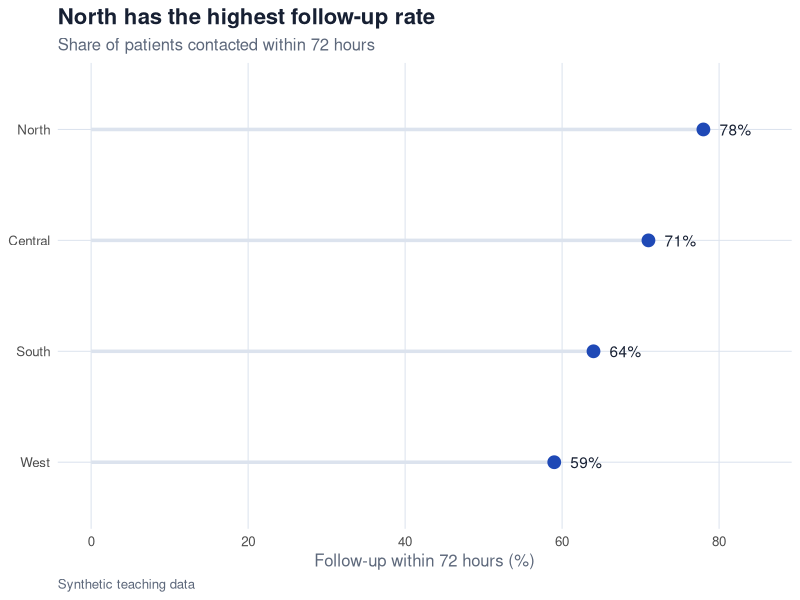
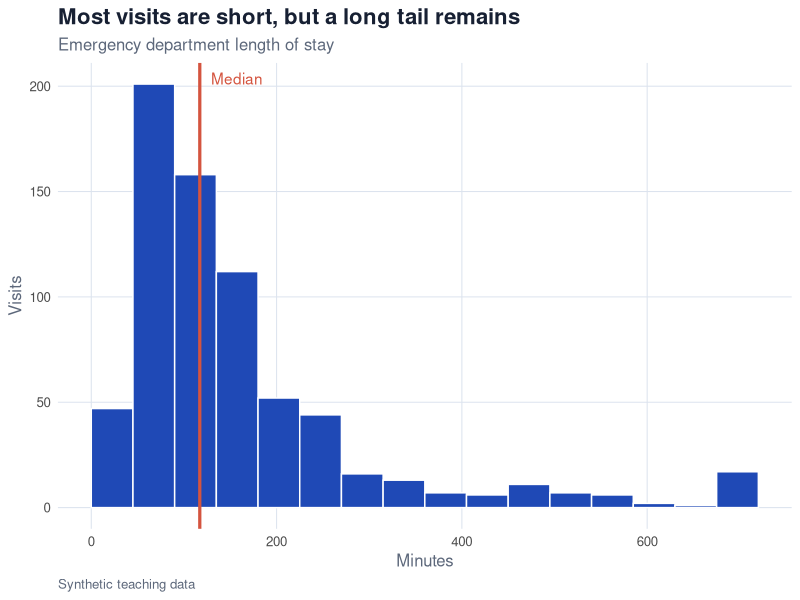
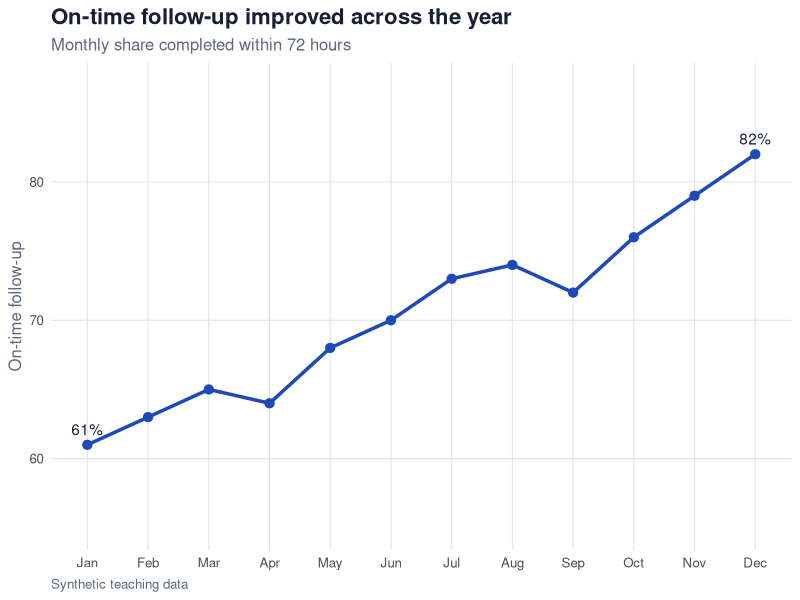
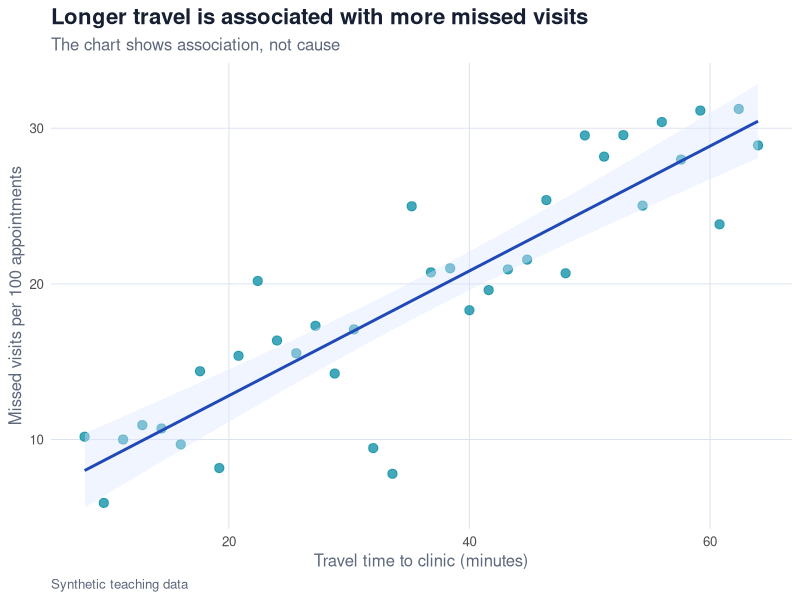
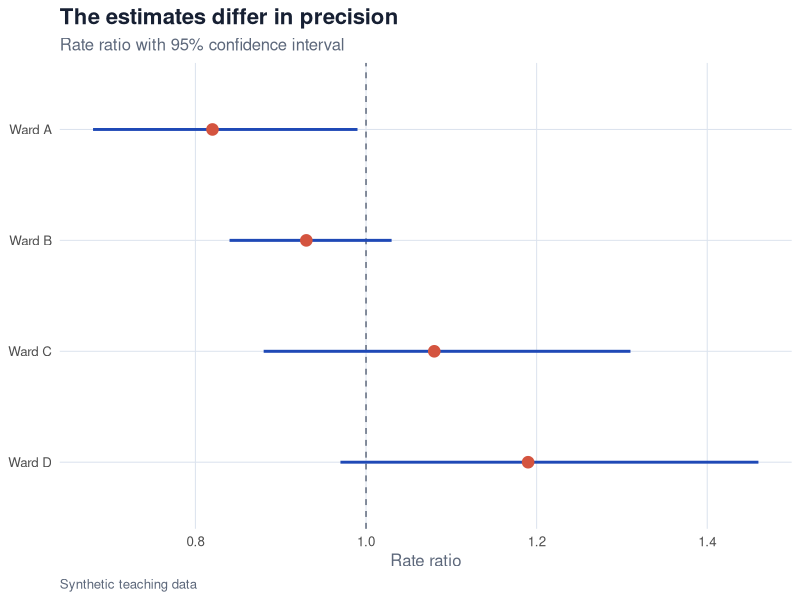
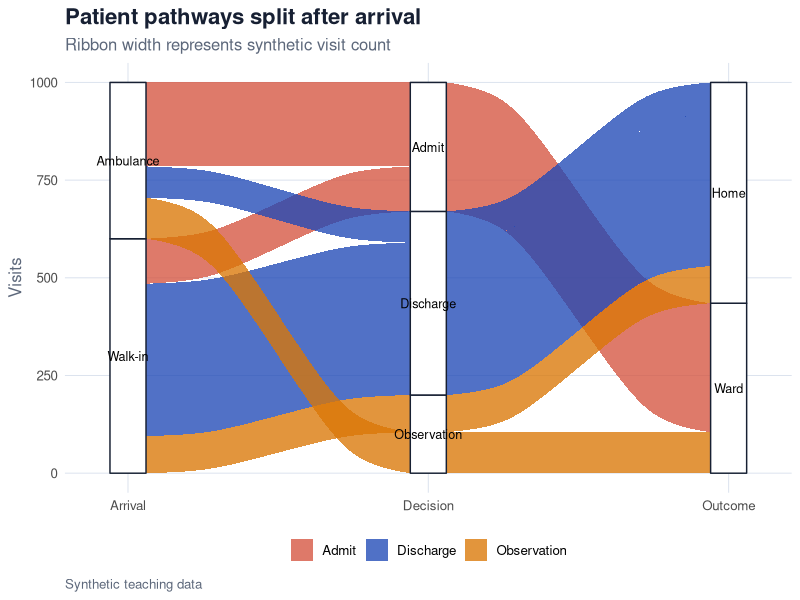
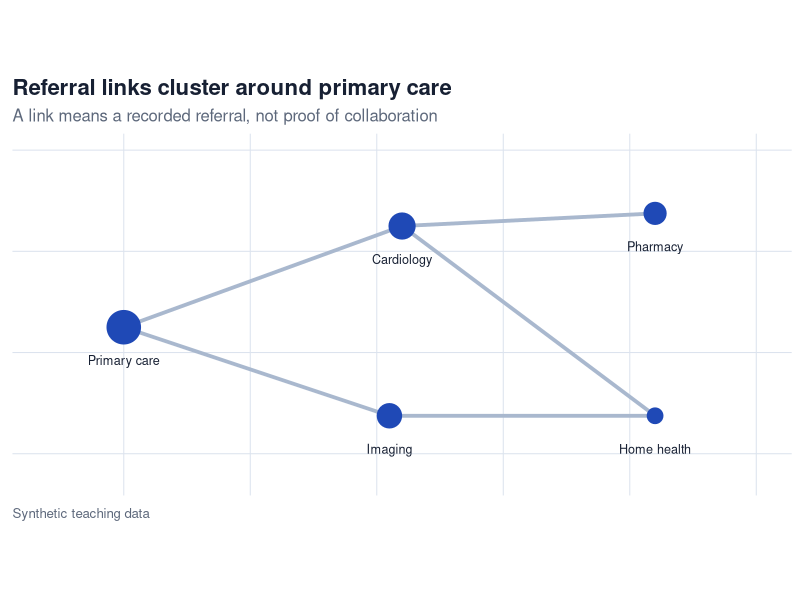
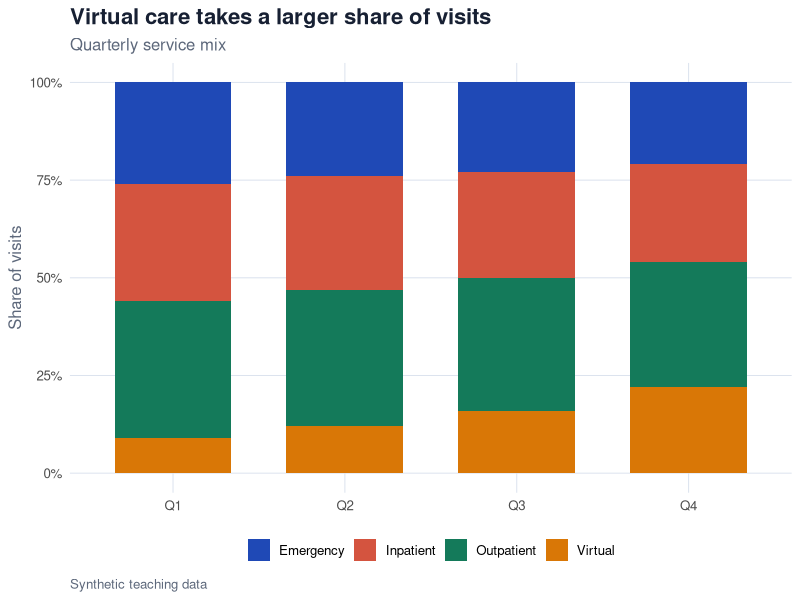

Write the R code that produced these figures, in order. (Note: this script raises an error after producing the figures.)
# Clinical visualization chart atlas
#
# This script creates ten small synthetic examples that match the public chart
# atlas. Install the two packages once with:
# install.packages(c("ggplot2", "ggalluvial"))

required_packages <- c("ggplot2", "ggalluvial")
missing_packages <- required_packages[
  !vapply(required_packages, requireNamespace, logical(1), quietly = TRUE)
]

if (length(missing_packages) > 0) {
  stop(
    "Install the missing package(s) first: install.packages(c(",
    paste(sprintf('"%s"', missing_packages), collapse = ", "),
    "))"
  )
}

library(ggplot2)
library(ggalluvial)

script_argument <- grep("^--file=", commandArgs(trailingOnly = FALSE), value = TRUE)
script_directory <- if (length(script_argument) == 1) {
  dirname(normalizePath(sub("^--file=", "", script_argument)))
} else {
  getwd()
}
output_directory <- file.path(script_directory, "outputs", "chart-gallery")
dir.create(output_directory, recursive = TRUE, showWarnings = FALSE)

ink <- "#172033"
muted <- "#5d687b"
blue <- "#1f49b6"
cyan <- "#0d8fa6"
green <- "#147a5a"
amber <- "#d97706"
coral <- "#d4543f"
grid <- "#dce3ee"

atlas_theme <- theme_minimal(base_size = 12) +
  theme(
    plot.title = element_text(face = "bold", size = 16, color = ink),
    plot.subtitle = element_text(color = muted),
    plot.caption = element_text(color = muted, hjust = 0),
    axis.title = element_text(color = muted),
    panel.grid.minor = element_blank(),
    panel.grid.major = element_line(color = grid, linewidth = 0.35),
    legend.position = "bottom",
    legend.title = element_blank()
  )

chart_labs <- function(title, subtitle, x = NULL, y = NULL) {
  labs(
    title = title,
    subtitle = subtitle,
    x = x,
    y = y,
    caption = "Synthetic teaching data"
  )
}

# 01. Comparison: dot plot
comparison <- data.frame(
  unit = c("North", "Central", "South", "West"),
  follow_up_rate = c(78, 71, 64, 59)
)
comparison$unit <- reorder(comparison$unit, comparison$follow_up_rate)

comparison_plot <- ggplot(comparison, aes(follow_up_rate, unit)) +
  geom_segment(
    aes(x = 0, xend = follow_up_rate, yend = unit),
    color = grid,
    linewidth = 1.2
  ) +
  geom_point(size = 4, color = blue) +
  geom_text(aes(label = paste0(follow_up_rate, "%")), hjust = -0.5, color = ink) +
  coord_cartesian(xlim = c(0, 85), clip = "off") +
  chart_labs(
    "North has the highest follow-up rate",
    "Share of patients contacted within 72 hours",
    "Follow-up within 72 hours (%)",
    NULL
  ) +
  atlas_theme

# 02. Distribution: histogram
set.seed(730)
length_of_stay <- c(rgamma(620, shape = 3.2, scale = 38), rgamma(80, shape = 5, scale = 92))
distribution <- data.frame(minutes = pmin(length_of_stay, 720))

distribution_plot <- ggplot(distribution, aes(minutes)) +
  geom_histogram(binwidth = 45, boundary = 0, fill = blue, color = "white") +
  geom_vline(xintercept = median(distribution$minutes), color = coral, linewidth = 1.1) +
  annotate(
    "text",
    x = median(distribution$minutes) + 12,
    y = Inf,
    label = "Median",
    hjust = 0,
    vjust = 1.8,
    color = coral
  ) +
  chart_labs(
    "Most visits are short, but a long tail remains",
    "Emergency department length of stay",
    "Minutes",
    "Visits"
  ) +
  atlas_theme

# 03. Time: line chart
monthly <- data.frame(
  month = factor(month.abb, levels = month.abb),
  on_time = c(61, 63, 65, 64, 68, 70, 73, 74, 72, 76, 79, 82)
)

time_plot <- ggplot(monthly, aes(month, on_time, group = 1)) +
  geom_line(linewidth = 1.2, color = blue) +
  geom_point(size = 2.8, color = blue) +
  geom_text(
    data = monthly[c(1, nrow(monthly)), ],
    aes(label = paste0(on_time, "%")),
    vjust = -0.8,
    color = ink
  ) +
  coord_cartesian(ylim = c(55, 87)) +
  chart_labs(
    "On-time follow-up improved across the year",
    "Monthly share completed within 72 hours",
    NULL,
    "On-time follow-up"
  ) +
  atlas_theme

# 04. Relationship: scatter plot
set.seed(731)
relationship <- data.frame(
  travel_minutes = seq(8, 64, length.out = 36)
)
relationship$missed_visits <- pmax(
  2,
  4 + relationship$travel_minutes * 0.42 + rnorm(nrow(relationship), 0, 3.2)
)

relationship_plot <- ggplot(relationship, aes(travel_minutes, missed_visits)) +
  geom_point(size = 2.8, alpha = 0.78, color = cyan) +
  geom_smooth(method = "lm", se = TRUE, color = blue, fill = "#dce7ff") +
  chart_labs(
    "Longer travel is associated with more missed visits",
    "The chart shows association, not cause",
    "Travel time to clinic (minutes)",
    "Missed visits per 100 appointments"
  ) +
  atlas_theme

# 05. Uncertainty: forest plot
uncertainty <- data.frame(
  service = factor(c("Ward A", "Ward B", "Ward C", "Ward D"), levels = rev(c("Ward A", "Ward B", "Ward C", "Ward D"))),
  estimate = c(0.82, 0.93, 1.08, 1.19),
  low = c(0.68, 0.84, 0.88, 0.97),
  high = c(0.99, 1.03, 1.31, 1.46)
)

uncertainty_plot <- ggplot(uncertainty, aes(estimate, service)) +
  geom_vline(xintercept = 1, color = muted, linetype = "dashed") +
  geom_errorbar(
    aes(xmin = low, xmax = high),
    orientation = "y",
    width = 0,
    linewidth = 1,
    color = blue
  ) +
  geom_point(size = 3.6, color = coral) +
  chart_labs(
    "The estimates differ in precision",
    "Rate ratio with 95% confidence interval",
    "Rate ratio",
    NULL
  ) +
  atlas_theme

# 06. Flow: Sankey-style alluvial chart
journeys <- data.frame(
  arrival = c("Walk-in", "Walk-in", "Walk-in", "Ambulance", "Ambulance", "Ambulance"),
  decision = c("Discharge", "Observation", "Admit", "Discharge", "Observation", "Admit"),
  outcome = c("Home", "Home", "Ward", "Home", "Ward", "Ward"),
  visits = c(390, 95, 115, 80, 105, 215)
)

flow_plot <- ggplot(
  journeys,
  aes(axis1 = arrival, axis2 = decision, axis3 = outcome, y = visits)
) +
  geom_alluvium(aes(fill = decision), width = 0.12, alpha = 0.78) +
  geom_stratum(width = 0.12, fill = "white", color = ink) +
  geom_text(stat = "stratum", aes(label = after_stat(stratum)), size = 3.2) +
  scale_x_discrete(limits = c("Arrival", "Decision", "Outcome"), expand = c(0.08, 0.05)) +
  scale_fill_manual(values = c("Discharge" = blue, "Observation" = amber, "Admit" = coral)) +
  chart_labs(
    "Patient pathways split after arrival",
    "Ribbon width represents synthetic visit count",
    NULL,
    "Visits"
  ) +
  atlas_theme +
  theme(panel.grid = element_blank())

# 07. Network: node-link diagram
nodes <- data.frame(
  node = c("Primary care", "Cardiology", "Imaging", "Pharmacy", "Home health"),
  x = c(0, 1.1, 1.05, 2.1, 2.1),
  y = c(0.5, 0.9, 0.15, 0.95, 0.15),
  referrals = c(420, 205, 170, 135, 92)
)
edges <- data.frame(
  from = c("Primary care", "Primary care", "Cardiology", "Imaging", "Cardiology"),
  to = c("Cardiology", "Imaging", "Pharmacy", "Home health", "Home health")
)
edges <- merge(edges, nodes[, c("node", "x", "y")], by.x = "from", by.y = "node")
names(edges)[names(edges) %in% c("x", "y")] <- c("x_from", "y_from")
edges <- merge(edges, nodes[, c("node", "x", "y")], by.x = "to", by.y = "node")
names(edges)[names(edges) %in% c("x", "y")] <- c("x_to", "y_to")

network_plot <- ggplot() +
  geom_segment(
    data = edges,
    aes(x_from, y_from, xend = x_to, yend = y_to),
    linewidth = 1.3,
    color = "#a9b8ce"
  ) +
  geom_point(data = nodes, aes(x, y, size = referrals), color = blue) +
  geom_text(data = nodes, aes(x, y, label = node), nudge_y = -0.13, size = 3.2, color = ink) +
  scale_size(range = c(5, 11), guide = "none") +
  coord_equal(xlim = c(-0.3, 2.5), ylim = c(-0.1, 1.2), clip = "off") +
  chart_labs(
    "Referral links cluster around primary care",
    "A link means a recorded referral, not proof of collaboration"
  ) +
  atlas_theme +
  theme(panel.grid = element_blank(), axis.text = element_blank(), axis.ticks = element_blank())

# 08. Composition: 100% stacked bar
service_mix <- data.frame(
  quarter = rep(c("Q1", "Q2", "Q3", "Q4"), each = 4),
  service = rep(c("Emergency", "Inpatient", "Outpatient", "Virtual"), 4),
  visits = c(26, 30, 35, 9, 24, 29, 35, 12, 23, 27, 34, 16, 21, 25, 32, 22)
)

composition_plot <- ggplot(service_mix, aes(quarter, visits, fill = service)) +
  geom_col(position = "fill", width = 0.68) +
  scale_y_continuous(labels = function(value) paste0(round(value * 100), "%")) +
  scale_fill_manual(values = c(blue, coral, green, amber)) +
  chart_labs(
    "Virtual care takes a larger share of visits",
    "Quarterly service mix",
    NULL,
    "Share of visits"
  ) +
  atlas_theme

# 09. Place: proportional-symbol map
clinics <- data.frame(
  clinic = c("North", "Central", "East", "South", "West"),
  x = c(3.2, 2.4, 3.8, 2.7, 1.2),
  y = c(4.1, 2.8, 2.2, 1.0, 2.0),
  patients = c(820, 1290, 610, 430, 710),
  access_gap = c(12, 27, 18, 35, 22)
)

place_plot <- ggplot(clinics, aes(x, y)) +
  annotate("rect", xmin = 0.5, xmax = 4.5, ymin = 0.5, ymax = 4.6, fill = "#eef3f8", color = grid) +
  geom_path(
    data = data.frame(x = c(0.8, 1.6, 2.1, 3.0, 4.2), y = c(3.8, 3.2, 2.4, 2.1, 1.2)),
    aes(x, y),
    linewidth = 6,
    color = "white",
    inherit.aes = FALSE
  ) +
  geom_point(aes(size = patients, color = access_gap), alpha = 0.9) +
  geom_text(aes(label = clinic), nudge_y = -0.32, size = 3.2, color = ink) +
  scale_size(range = c(6, 14), guide = "none") +
  scale_color_gradient(low = blue, high = amber, name = "Access gap") +
  coord_equal(xlim = c(0.4, 4.6), ylim = c(0.4, 4.8), clip = "off") +
  chart_labs(
    "The largest access gap is near South clinic",
    "Circle size shows patients; color shows access gap"
  ) +
  atlas_theme +
  theme(panel.grid = element_blank(), axis.text = element_blank(), axis.ticks = element_blank())

# 10. Dashboard: calendar-style heatmap
dashboard <- expand.grid(
  day = c("Mon", "Tue", "Wed", "Thu", "Fri"),
  hour = c(8, 10, 12, 14, 16, 18)
)
dashboard$wait_minutes <- with(dashboard, 18 + 7 * (hour >= 12) +
  9 * (hour >= 16) + 5 * (day %in% c("Tue", "Wed", "Thu")))
dashboard$day <- factor(dashboard$day, levels = rev(c("Mon", "Tue", "Wed", "Thu", "Fri")))
dashboard$hour <- factor(sprintf("%02d", dashboard$hour), levels = c("08", "10", "12", "14", "16", "18"))

dashboard_plot <- ggplot(dashboard, aes(hour, day, fill = wait_minutes)) +
  geom_tile(color = "white", linewidth = 1) +
  geom_text(
    aes(label = wait_minutes, color = wait_minutes <= 25),
    size = 3.4,
    show.legend = FALSE
  ) +
  scale_color_manual(values = c("FALSE" = ink, "TRUE" = "white")) +
  scale_fill_viridis_c(option = "C", name = "Wait (min)") +
  chart_labs(
    "Afternoon waits need attention",
    "Median check-in wait by weekday and time",
    "Hour",
    NULL
  ) +
  atlas_theme

charts <- list(
  "01-comparison-dot-plot.png" = comparison_plot,
  "02-distribution-histogram.png" = distribution_plot,
  "03-time-line-chart.png" = time_plot,
  "04-relationship-scatter-plot.png" = relationship_plot,
  "05-uncertainty-forest-plot.png" = uncertainty_plot,
  "06-flow-sankey-alluvial.png" = flow_plot,
  "07-network-node-link.png" = network_plot,
  "08-composition-stacked-bar.png" = composition_plot,
  "09-place-proportional-symbol-map.png" = place_plot,
  "10-dashboard-heatmap.png" = dashboard_plot
)

for (filename in names(charts)) {
  ggsave(
    filename = file.path(output_directory, filename),
    plot = charts[[filename]],
    width = 8,
    height = 5.2,
    dpi = 160,
    bg = "white"
  )
}

expected_outputs <- file.path(output_directory, names(charts))
stopifnot(length(charts) == 10, all(file.exists(expected_outputs)))
message("Created 10 chart examples in ", output_directory)
